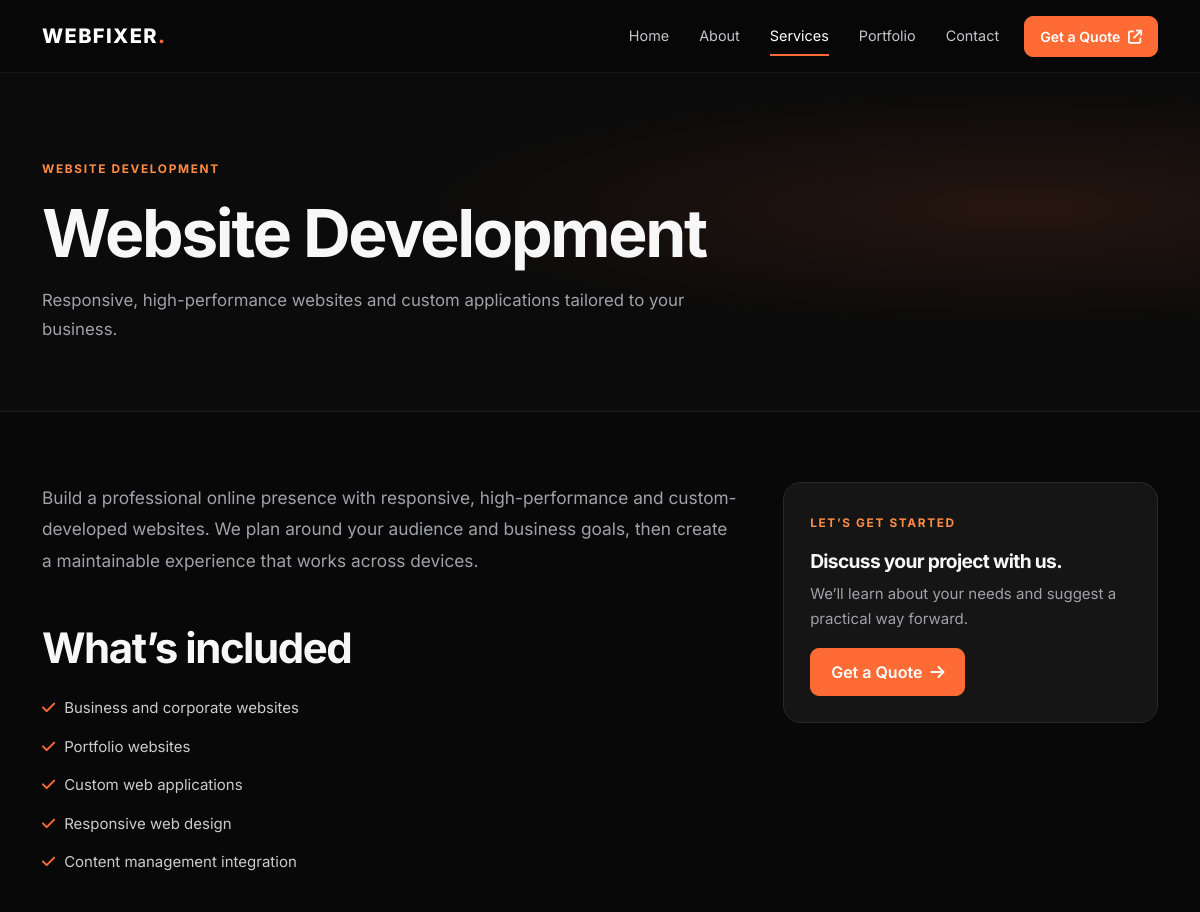
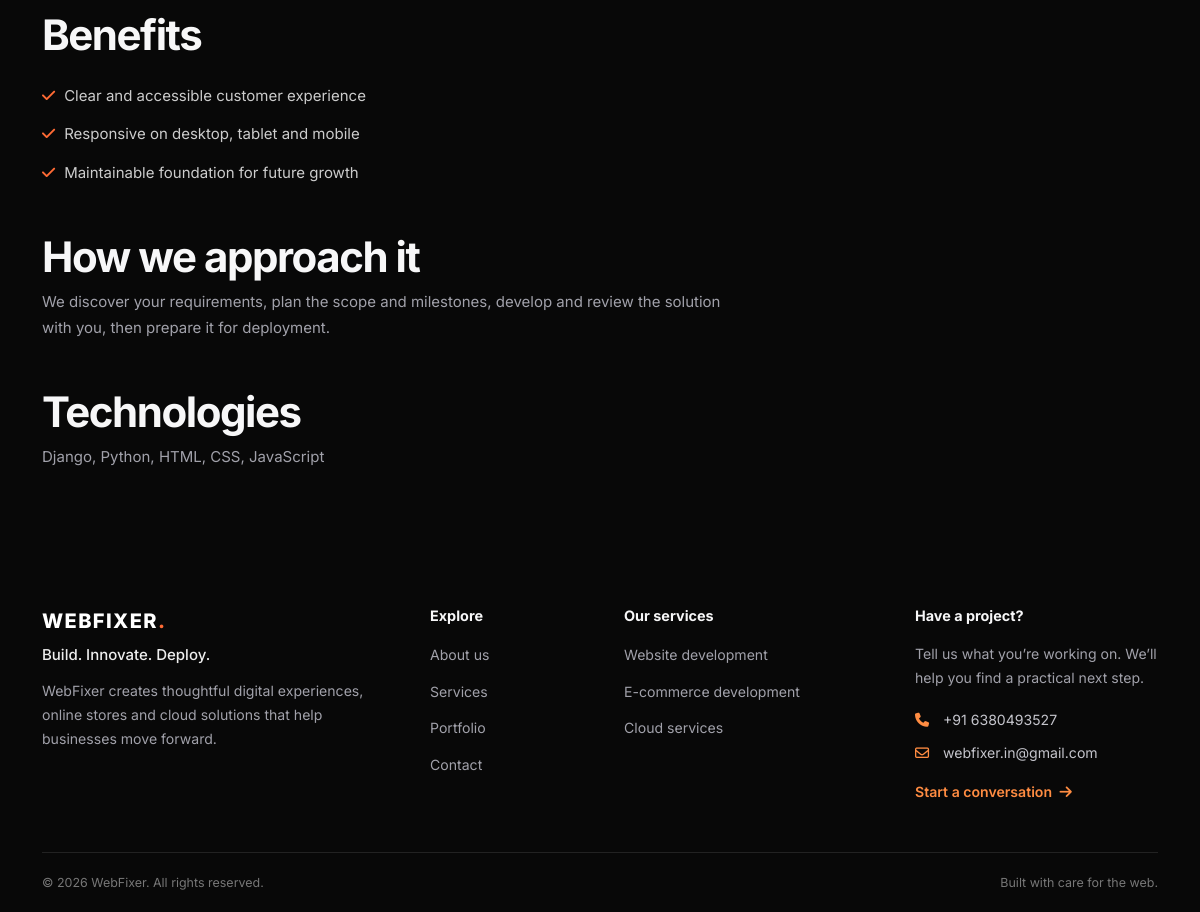
The page /services/website-development/ on the database its author committed (2 pictures, top to bottom).
### apps/services/models.py (models this page shows, shortened)
class Service(models.Model):
    class Category(models.TextChoices):
        WEBSITE = "website", "Website Development"
        ECOMMERCE = "ecommerce", "E-Commerce Development"
        CLOUD = "cloud", "Cloud Services"
    title = models.CharField(max_length=120)
    slug = models.SlugField(unique=True)
    category = models.CharField(max_length=20, choices=Category.choices, unique=True)
    short_description = models.CharField(max_length=240)
    description = models.TextField()
    benefits = models.TextField(blank=True, help_text="One benefit per line.")
    features = models.TextField(blank=True, help_text="One feature per line.")
    technologies = models.CharField(max_length=300, blank=True, help_text="Comma-separated.")
    icon = models.CharField(max_length=60, default="fa-code", help_text="Font Awesome icon class, for example fa-code.")
    display_order = models.PositiveSmallIntegerField(default=0)
    is_active = models.BooleanField(default=True)
    created_at = models.DateTimeField(auto_now_add=True)
    updated_at = models.DateTimeField(auto_now=True)
    class Meta:
        ordering = ("display_order", "title")
    @property
    def feature_list(self):
        return [line.strip() for line in self.features.splitlines() if line.strip()]
    @property
    def benefit_list(self):
        return [line.strip() for line in self.benefits.splitlines() if line.strip()]

### apps/services/views.py (the view)
# urls.py: path("services/<slug:slug>/", views.service_detail, name="detail"),
def service_detail(request, slug):
    service = get_object_or_404(Service, slug=slug, is_active=True)
    return render(request, "public/service_detail.html", {
        "service": service,
        "related_services": Service.objects.filter(is_active=True).exclude(pk=service.pk),
    })

### apps/core/context_processors.py (called while the page is built)
def business_contact(request):
    return {
        "contact_phone": settings.CONTACT_PHONE,
        "contact_email": settings.CONTACT_EMAIL,
    }

### templates/public/service_detail.html (shortened to what this page needs)
{% extends "public/base.html" %}
{% block content %}
<section class="page-hero"><div class="container"><span class="section-kicker">{{ service.get_category_display }}</span><h1>{{ service.title }}</h1><p>{{ service.short_description }}</p></div></section>
<section class="content-section"><div class="container service-detail-grid"><div><p class="lead-copy">{{ service.description }}</p><h2 class="mt-5">What’s included</h2><ul class="check-list mt-4">{% for item in service.feature_list %}<li><i class="fa-solid fa-check" aria-hidden="true"></i>{{ item }}</li>{% empty %}<li><i class="fa-solid fa-check"></i>Scope shaped around your project.</li>{% endfor %}</ul><h2 class="mt-5">Benefits</h2><ul class="check-list mt-4">{% for item in service.benefit_list %}<li><i class="fa-solid fa-check" aria-hidden="true"></i>{{ item }}</li>{% empty %}<li><i class="fa-solid fa-check"></i>A solution shaped around your business goals.</li>{% endfor %}</ul><h2 class="mt-5">How we approach it</h2><p>We discover your requirements, plan the scope and milestones, develop and review the solution with you, then prepare it for deployment.</p>{% if service.technologies %}<h2 class="mt-5">Technologies</h2><p>{{ service.technologies }}</p>{% endif %}</div><aside class="service-detail-aside"><span class="section-kicker">Let’s get started</span><h2 class="mt-3">Discuss your project with us.</h2><p>We’ll learn about your needs and suggest a practical way forward.</p><a href="{% url 'contact:quote' %}" class="btn btn-primary-orange">Get a Quote <i class="fa-solid fa-arrow-right ms-1"></i></a></aside></div></section>
{% endblock %}

### static/css/style.css (style rules this page uses)
:root { --bg:#080808;--surface:#111;--card:#191919;--orange:#ff6b35;--orange-light:#ff8c42;--text:#f7f7f8;--muted:#a1a1aa;--border:#292929;--radius:18px;--content:1180px }
* { box-sizing:border-box }
html { scroll-behavior:smooth;scroll-padding-top:90px }
body { margin:0;background:var(--bg);color:var(--text);font-family:"Inter",Arial,sans-serif;font-size:15px;line-height:1.7;-webkit-font-smoothing:antialiased }
a { color:inherit;text-decoration:none }
h1,h2,h3,h4 { line-height:1.14;letter-spacing:-.035em;font-weight:700 }
h1 { font-size:clamp(2.7rem,5.5vw,4.75rem) }
h2 { font-size:clamp(2rem,3.5vw,3rem) }
p { color:var(--muted) }
.btn { border-radius:9px;font-weight:600;padding:11px 20px;transition:transform .2s ease,background-color .2s ease,border-color .2s ease }
.btn-primary-orange { background:var(--orange);border:1px solid var(--orange);color:#fff }
.eyebrow,.section-kicker { display:inline-flex;align-items:center;gap:10px;color:var(--orange-light);font-size:.74rem;text-transform:uppercase;font-weight:700;letter-spacing:.14em }
.lead-copy { font-size:1.08rem;line-height:1.8 }
.page-hero { padding:82px 0 68px;background:radial-gradient(ellipse at 85% 40%,rgba(255,107,53,.11),transparent 42%),#0b0b0b;border-bottom:1px solid #1d1d1d }
.page-hero h1 { max-width:850px;margin:15px 0 }
.page-hero p { max-width:680px;font-size:1.05rem;margin:0 }
.content-section { padding:70px 0 }
.service-detail-grid { display:grid;grid-template-columns:1.3fr .7fr;gap:45px }
.service-detail-aside { padding:26px;background:#151515;border:1px solid var(--border);border-radius:var(--radius);align-self:start }
.service-detail-aside h2 { font-size:1.2rem }
.check-list { padding:0;list-style:none;display:grid;gap:13px }
.check-list li { color:#ccc }
.check-list i { color:var(--orange);margin-right:9px }

### rows shown on the page
Service: category "WEBSITE DEVELOPMENT", title "Website Development", short_description "Responsive, high-performance websites and custom applications tailored to your business.", description "Build a professional online presence with responsive, high-performance and custom-developed websites. We plan around your audience and business goals, then create a maintainable experience that works across devices.", technologies "Django, Python, HTML, CSS, JavaScript"

### other values the page prints
{{ item }} "Business and corporate websites" "Portfolio websites" "Custom web applications" "Responsive web design" "Content management integration"
{{ item }} "Clear and accessible customer experience" "Responsive on desktop, tablet and mobile" "Maintainable foundation for future growth"
{{ contact_phone }} "6380493527"
{{ contact_email }} "webfixer.in@gmail.com"
